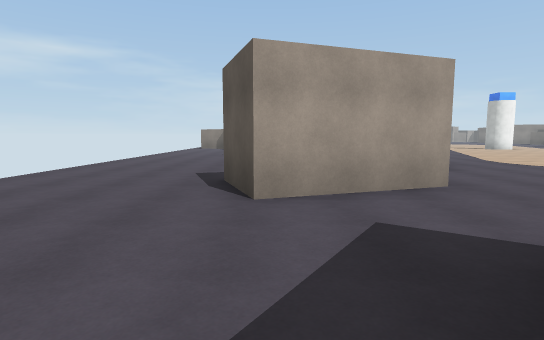
view 1 (above)

24 first-person views from a walk through a 3-D level made in the Unity game engine. The camera is 1.4 m above the floor, tilts 6° down and sees 80° across. The floor is counted in squares, 2 m on a side. Each view is taken from the middle of a square. On the plan, view 1 faces up. The plan holds only what a view shows up to about 10 squares ahead; the rest is blank. The place goes on beyond the plan.

view 2
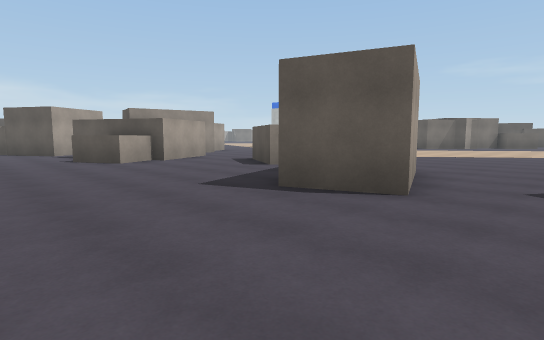

view 3
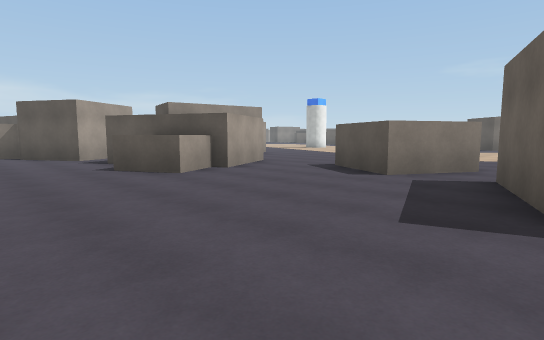

view 4
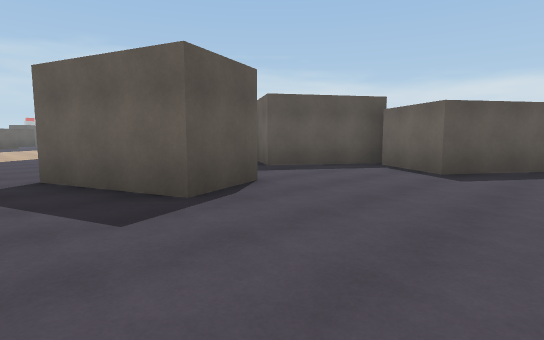

view 5
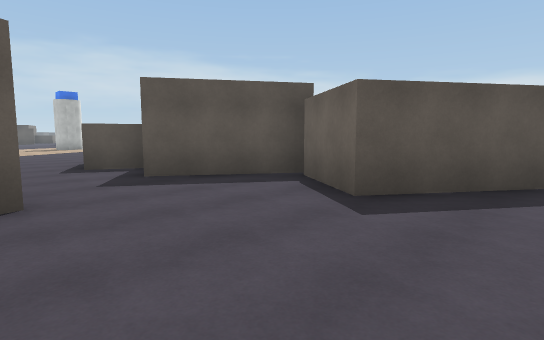

view 6
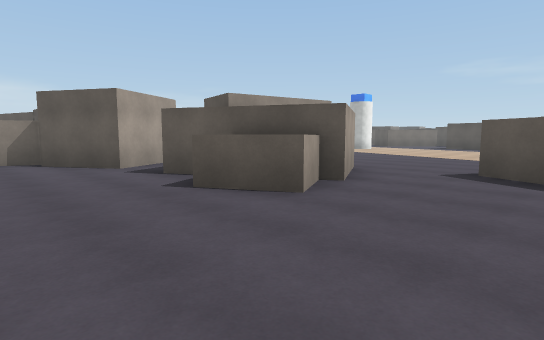

view 7
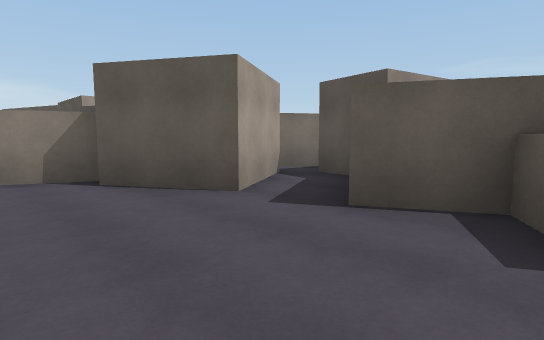

view 8
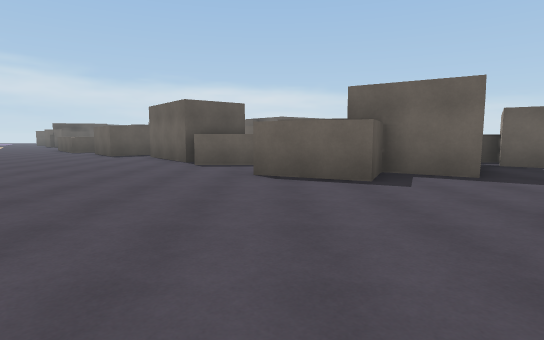

view 9
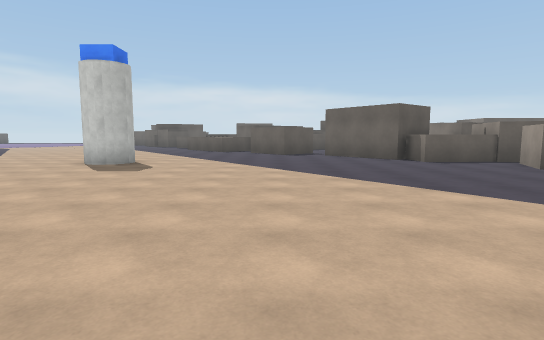

view 10
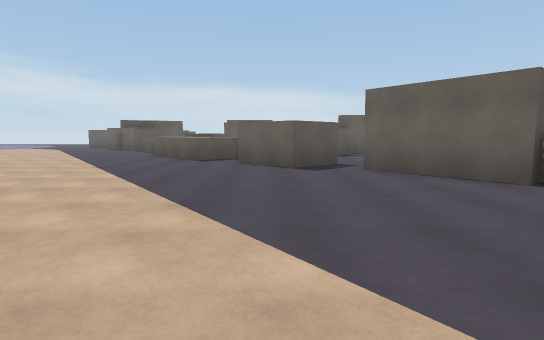

view 11
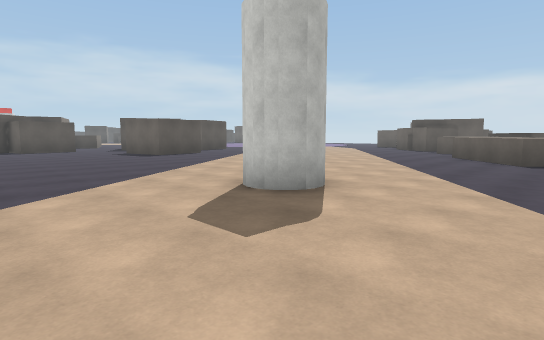

view 12
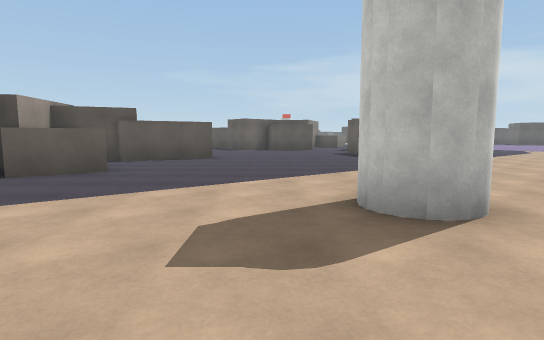

view 13
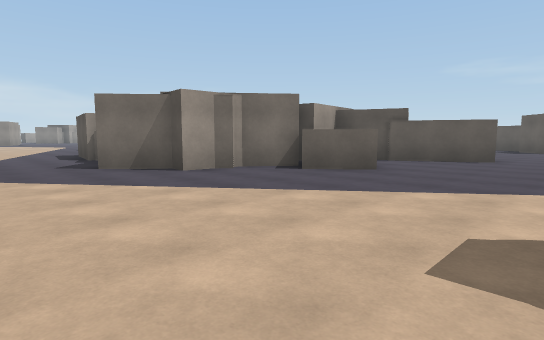

view 14
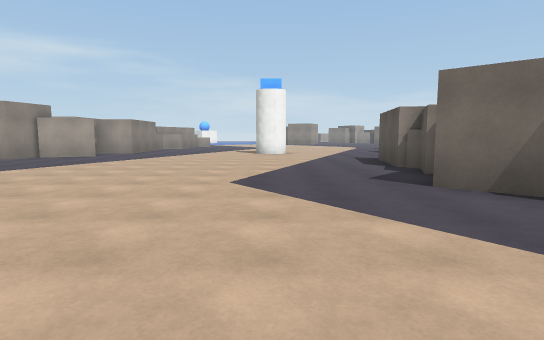

view 15
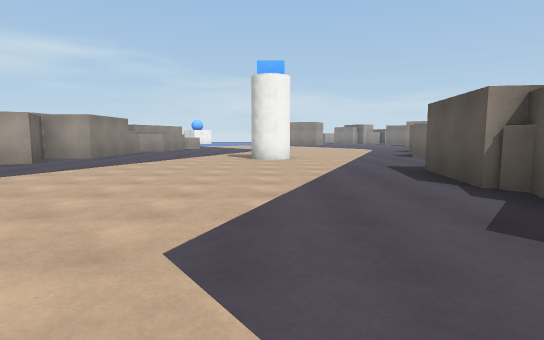

view 16
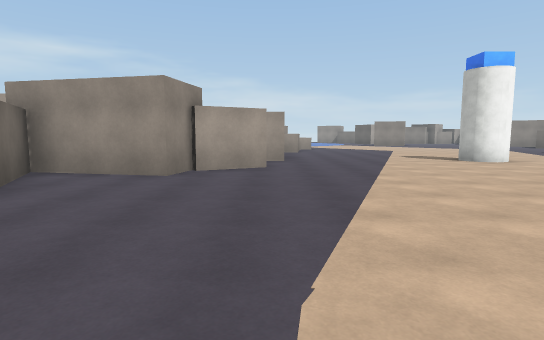

view 17
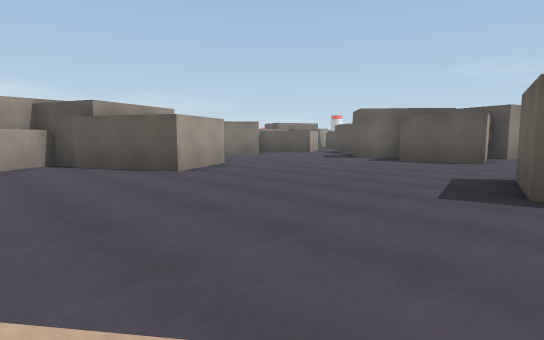

view 18
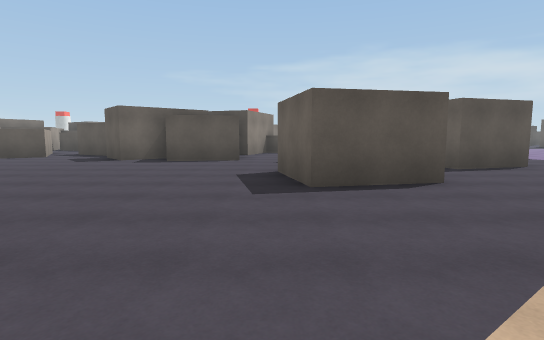

view 19
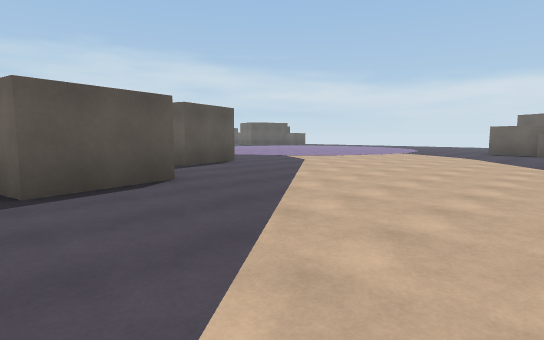

view 20
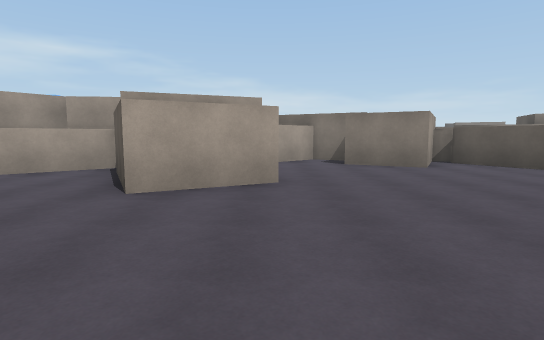

view 21
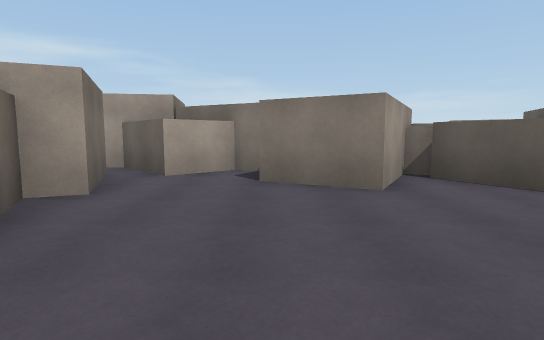

view 22
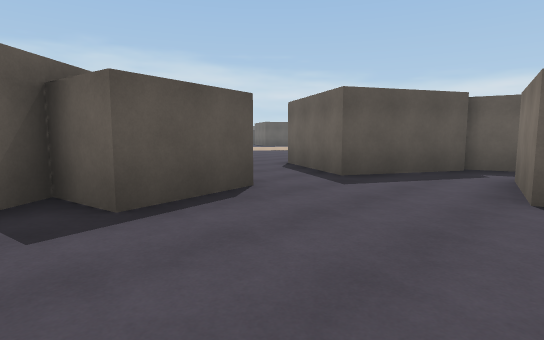

view 23
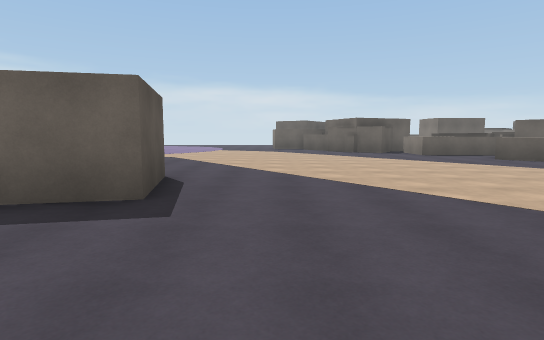

view 24
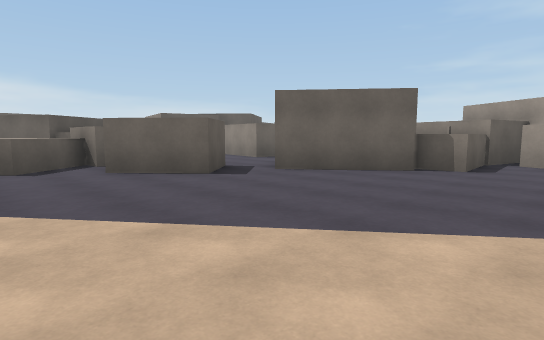

### Floor plan
Points are (right, up) in squares from view 1. A wall is a line through its corners. A room is listed if a view was taken in it or the views show most of it. See-through windows are left out.
Room 1 (views 1, 2, 3, 4, 5, 6, 7)
walls: (0.4, 10.8) (-1.1, 13.7); (0.3, 11.2) (-0.9, 10.5) (-1.7, 11.9); (-1.1, 12.2) (-0.4, 12.5); (1.1, 4) (-0.2, 3.5) (-0.8, 5.1) (1.9, 6.1); (3.4, 6.6) (1.6, 7.6); (1, 15.1) (1.2, 15.9); (0.7, 16.4) (-1.4, 15.2) (-2.5, 17.1); (-0.2, -1) (1.5, 1.6); (-3.6, -1.6) (-2, 0.7) (-0.3, -0.5)
ways out: opening at (1, 2.5) to room 2; opening at (1, 9.5) to room 2
Room 2 (views 8, 9, 10, 11, 12, 13, 14, 15, 16, 17, 18, 19, 20, 21, 22, 23, 24)
walls: (18.4, 4.2) (17.3, 5.5); (16.5, 6.6) (16.1, 6.9) (15.4, 6.9) (15.4, 7.5) (14.2, 8.5); (17.9, 5.9) (16.7, 6.9); (21.2, 5.2) (20.8, 6.2) (19, 4.8); (14.9, 10) (15.3, 11.3) (14.9, 11.4) (15.2, 13.9); (24.2, 3.9) (22.2, 2.9) (21, 5.3); (22.9, 8) (23.8, 5.9) (23.2, 5.6) (23.6, 4.8); (9.2, -5.3) (10.5, -4.1) (11.9, -5.6); (11.6, -6.9) (11.7, -8.8); (4.8, -0.9) (6.9, -0.8) (6.9, -2); (5.7, -2.8) (7.3, -1.6) (9.1, -3.9); (11.6, -7.8) (13.2, -6.3) (15.3, -8.7); (23.9, -4.6) (23.4, -2.5) (25.4, -2.1) (25.9, -4.2); (3.3, -0.4) (4.9, -0.8); (26.1, 8.2) (25.2, 8.7) (24, 7.5) (22.6, 9.2); (2.5, 4.5) (1.1, 4); (1.5, 1.6) (2.9, 0.7) (3.5, 2) (5.3, 1.2) (4.7, -0.3); (28.4, -1.1) (28.1, 0.9) (29.4, 1.2) (28.4, 2.4) (29.1, 3); (1.6, 7.6) (2.6, 9.5); (26.8, -5.5) (28.2, -2.9) (29.5, -3.7); (29, 7.7) (28.4, 8) (27.4, 6.1) (25.7, 7.1); (29.5, 6) (28.6, 7.5); (2.6, 11.9) (0.4, 10.8); (4.4, 14.7) (4.2, 13.7) (1.3, 14.3) (2.3, 12.4); (26.4, -8) (25.8, -6) (26.9, -5.6); (6.4, 17.1) (5.9, 17.1); (4.9, 17) (5.9, 15.3) (4.4, 14.4)
ways out: opening at (1, 2.5) to room 1; opening at (1, 9.5) to room 1; gap at (12, -6)

Positions as (right, up) in squares from view 1, and headings:
1: (0, 0), facing up
2: (-4, 2), facing up-right
3: (-4, 5), facing up-right
4: (-4, 7), facing down-right
5: (-4, 4), facing down-right
6: (-4, 8), facing up-right
7: (-4, 12), facing up-right
8: (5, 7), facing down
9: (11, 8), facing down
10: (11, 3), facing down
11: (12, 3), facing down-right
12: (12, 1), facing right
13: (12, 1), facing up-right
14: (12, 4), facing up
15: (12, 7), facing up
16: (6, 8), facing up
17: (19, -3), facing up-right
18: (19, -2), facing right
19: (19, -2), facing down-right
20: (24, -1), facing up
21: (26, 2), facing up
22: (25, 2), facing down-right
23: (22, 1), facing down
24: (14, 1), facing down-left
